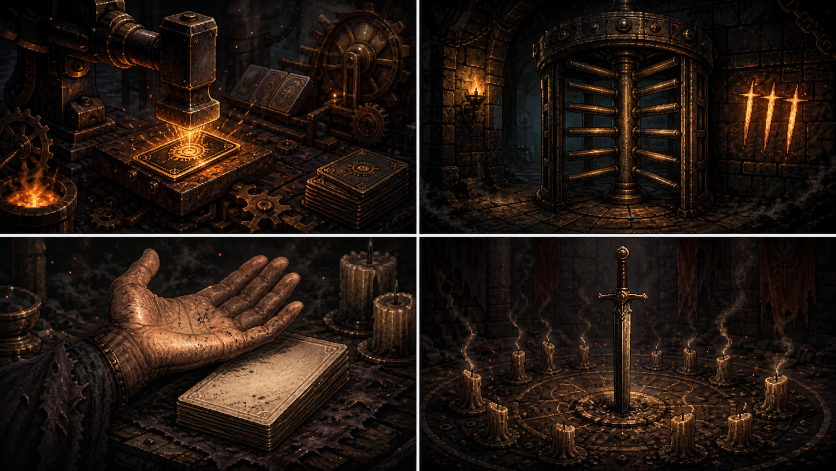
#> input picture output/buildaround_cards_100/source_art/quad_01.png, 1672 x 941 px, given in place of header_capsule.jpg, which was not available (shown at 1/2 size)
$ python build_contact_sheets.py
#> lines starting #> are read from the running program, lines starting #| are printed output that depends on the picture; pictures that were not available may be replaced by others from this repository, and a replacement may not be noted
#!/usr/bin/env python3
"""Build compact visual-QA sheets for the Steam delivery bundle."""

from __future__ import annotations

from pathlib import Path

from PIL import Image, ImageDraw, ImageFont


ROOT = Path(__file__).resolve().parents[2]
ASSETS = ROOT / "steam" / "assets"
QA = ROOT / "steam" / "qa"
BACKGROUND = (10, 8, 14)
PANEL = (23, 18, 30)
TEXT = (239, 225, 190)
MUTED = (170, 151, 122)


def _font(size: int) -> ImageFont.FreeTypeFont | ImageFont.ImageFont:
    font_path = ROOT / "fonts" / "LabyrinthCrumble-Display.ttf"
    if font_path.exists():
        return ImageFont.truetype(str(font_path), size)
    return ImageFont.load_default()


def _fit(image: Image.Image, width: int, height: int) -> Image.Image:
    preview = image.copy()
    preview.thumbnail((width, height), Image.Resampling.LANCZOS)
    canvas = Image.new("RGB", (width, height), PANEL)
    x = (width - preview.width) // 2
    y = (height - preview.height) // 2
    if preview.mode == "RGBA":
        canvas.paste(preview, (x, y), preview)
    else:
        canvas.paste(preview.convert("RGB"), (x, y))
    return canvas


def _sheet(
    title: str,
    entries: list[tuple[str, Path]],
    output: Path,
    *,
    columns: int,
    preview_size: tuple[int, int],
) -> None:
#> called with title = 'Escape the Umbra — Steam asset refresh', columns = 3, preview_size = (640, 360)
    label_height = 74
    gap = 20
    margin = 28
    title_height = 90
    rows = (len(entries) + columns - 1) // columns
    cell_width, cell_height = preview_size
    width = margin * 2 + columns * cell_width + (columns - 1) * gap
    height = title_height + margin + rows * (cell_height + label_height) + (rows - 1) * gap + margin
    sheet = Image.new("RGB", (width, height), BACKGROUND)
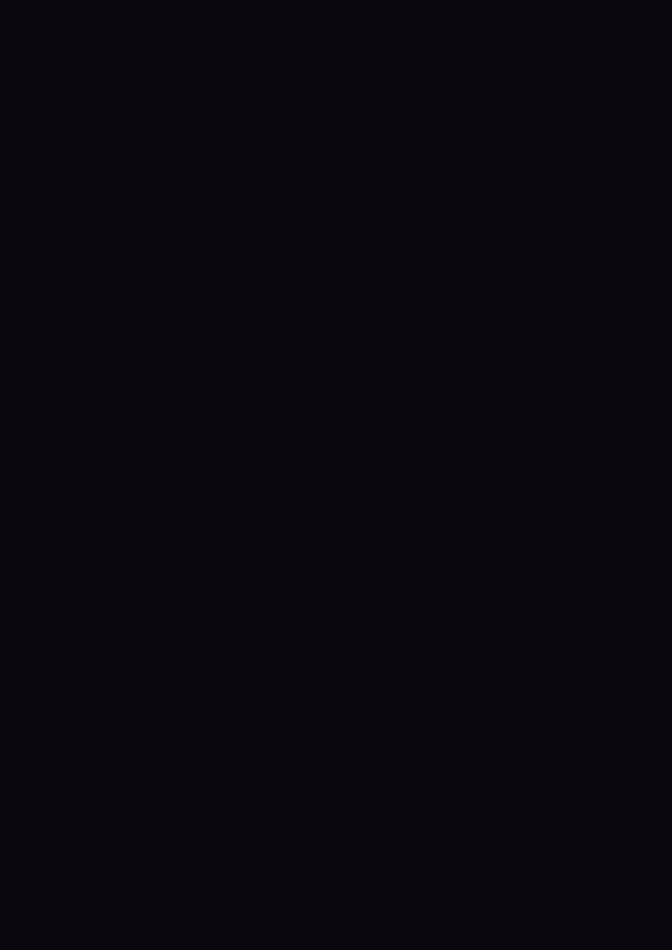
#> sheet: PIL image 2016x2850 RGB (shown at 1/3 size); mean R, G, B 10, 8, 14
    draw = ImageDraw.Draw(sheet)
    draw.text((margin, 24), title, font=_font(38), fill=TEXT)

    for index, (label, path) in enumerate(entries):
        row, column = divmod(index, columns)
        x = margin + column * (cell_width + gap)
        y = title_height + row * (cell_height + label_height + gap)
        image = Image.open(path)
#> image is the input picture: PIL image 1672x941 RGB; mean R, G, B 36.8, 24.9, 17.7
        sheet.paste(_fit(image, cell_width, cell_height), (x, y))
#> in _fit, `preview.thumbnail((width, height), Image.Resampling.LANCZOS)`:
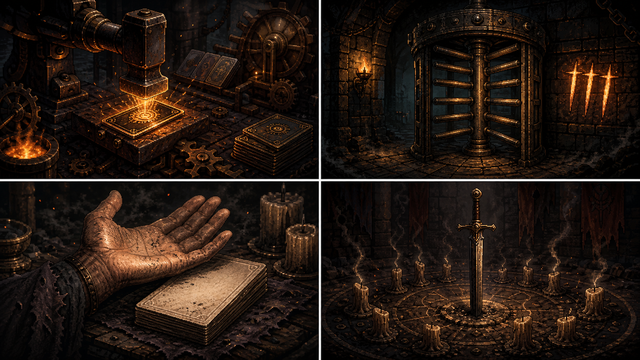
#> preview: PIL image 640x360 RGB; mean R, G, B 36.8, 24.9, 17.8
#> in _fit, `canvas = Image.new("RGB", (width, height), PANEL)`:
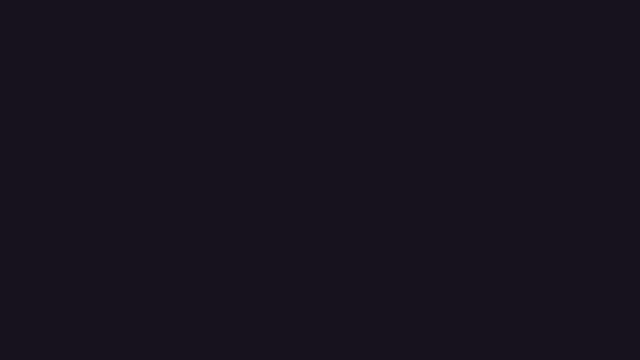
#> canvas: PIL image 640x360 RGB; mean R, G, B 23, 18, 30
        draw.rectangle((x, y + cell_height, x + cell_width, y + cell_height + label_height), fill=PANEL)
        draw.text((x + 14, y + cell_height + 10), label, font=_font(22), fill=TEXT)
        draw.text(
            (x + 14, y + cell_height + 40),
            f"{image.width} x {image.height}",
            font=_font(16),
            fill=MUTED,
        )
#> pass 2 of the loop in _sheet, `for index, (label, path) in enumerate(entries):`:
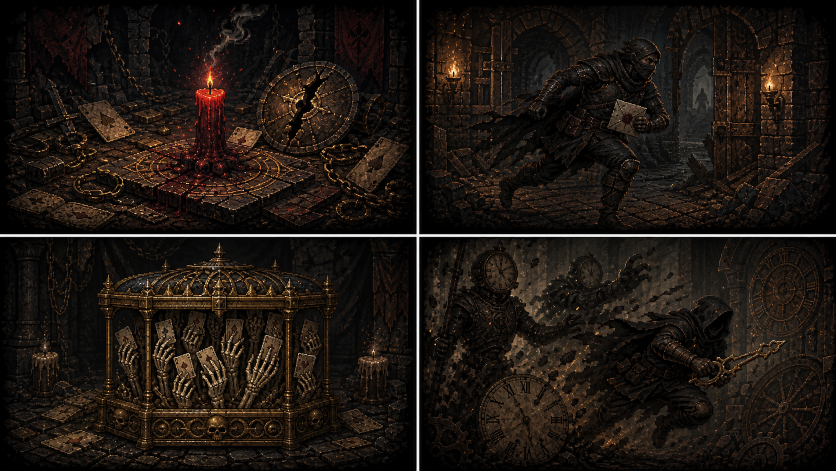
#> input picture output/buildaround_cards_100/source_art/quad_03.png, 1672 x 941 px, given in place of small_capsule.jpg, which was not available (shown at 1/2 size)
#> in _sheet, image is the input picture: PIL image 1672x941 RGB; mean R, G, B 30.5, 23.1, 17.8
#> in _fit (call 2), `preview.thumbnail((width, height), Image.Resampling.LANCZOS)`:
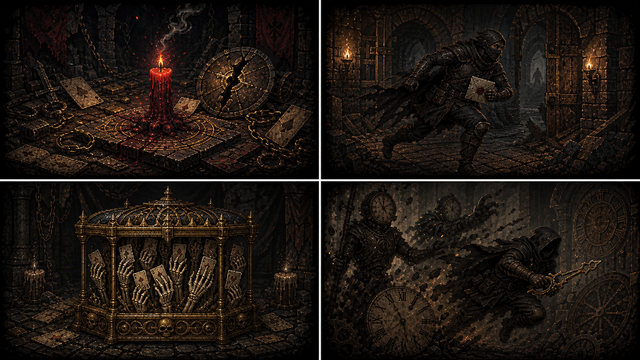
#> preview: PIL image 640x360 RGB; mean R, G, B 30.5, 23.2, 17.8
#> in _sheet, `sheet.paste(_fit(image, cell_width, cell_height), (x, y))`:
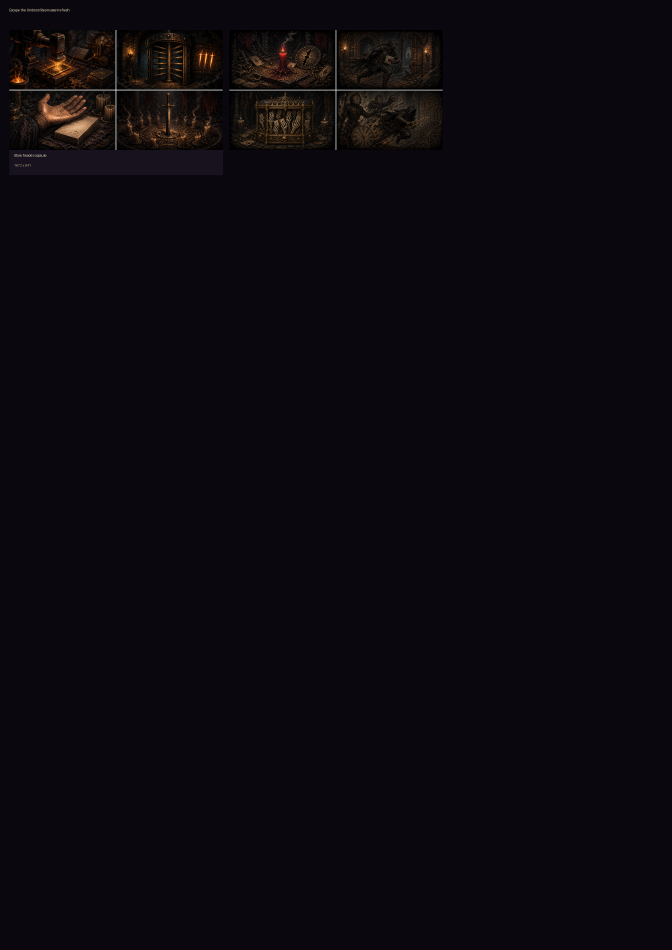
#> sheet: PIL image 2016x2850 RGB (shown at 1/3 size); mean R, G, B 12, 9.4, 14.5

    output.parent.mkdir(parents=True, exist_ok=True)
    sheet.save(output, quality=94, subsampling=0)
    print(output.relative_to(ROOT))


def main() -> None:
    store_entries = [
        ("Store header capsule", ASSETS / "store" / "header_capsule.jpg"),
        ("Store small capsule", ASSETS / "store" / "small_capsule.jpg"),
        ("Store main capsule", ASSETS / "store" / "main_capsule.jpg"),
        ("Store vertical capsule", ASSETS / "store" / "vertical_capsule.jpg"),
        ("Store page background", ASSETS / "store" / "page_background.jpg"),
        ("Library capsule", ASSETS / "library" / "library_capsule.jpg"),
        ("Library header", ASSETS / "library" / "library_header.jpg"),
        ("Library hero", ASSETS / "library" / "library_hero.jpg"),
        ("Transparent library logo", ASSETS / "library" / "library_logo.png"),
        ("Shortcut icon", ASSETS / "client" / "shortcut_icon.png"),
        ("App icon", ASSETS / "client" / "app_icon.jpg"),
        ("Trailer poster", ASSETS / "trailer" / "poster.jpg"),
        ("Description: Lantern Shot", ASSETS / "rich-description" / "01-lantern-shot.png"),
        ("Description: Cleaver Hook", ASSETS / "rich-description" / "02-cleaver-hook.png"),
        ("Description: Character", ASSETS / "rich-description" / "03-character-loadout.png"),
        ("Description: Map", ASSETS / "rich-description" / "04-route-map.png"),
    ]
    screenshot_entries = [
        (path.stem.replace("-", " ").title(), path)
        for path in sorted((ASSETS / "screenshots").glob("*.png"))
    ]
    _sheet(
        "Escape the Umbra — Steam asset refresh",
        store_entries,
        QA / "store-assets-contact-sheet.jpg",
        columns=3,
        preview_size=(640, 360),
    )
    _sheet(
        "Escape the Umbra — ordered Steam screenshots",
        screenshot_entries,
        QA / "screenshots-contact-sheet.jpg",
        columns=2,
        preview_size=(960, 540),
    )
    comparison_entries = [
        ("Previous — Lantern Shot", ROOT / "steam" / "source_art" / "rich-description" / "01-lantern-shot-reference.png"),
        ("Current — Lantern Shot", ASSETS / "rich-description" / "01-lantern-shot.png"),
        ("Previous — Cleaver Hook", ROOT / "steam" / "source_art" / "rich-description" / "02-cleaver-hook-reference.png"),
        ("Current — Cleaver Hook", ASSETS / "rich-description" / "02-cleaver-hook.png"),
        ("Previous — Character", ROOT / "steam" / "source_art" / "rich-description" / "03-character-loadout-reference.png"),
        ("Current — Character", ASSETS / "rich-description" / "03-character-loadout.png"),
        ("Previous — Map", ROOT / "steam" / "source_art" / "rich-description" / "04-route-map-reference.png"),
        ("Current — Map", ASSETS / "rich-description" / "04-route-map.png"),
    ]
    _sheet(
        "Steam rich-description images — previous / current",
        comparison_entries,
        QA / "rich-description-comparison.jpg",
        columns=2,
        preview_size=(780, 439),
    )


if __name__ == "__main__":
#> (the run stopped early here; a loop or call above may not have finished)
